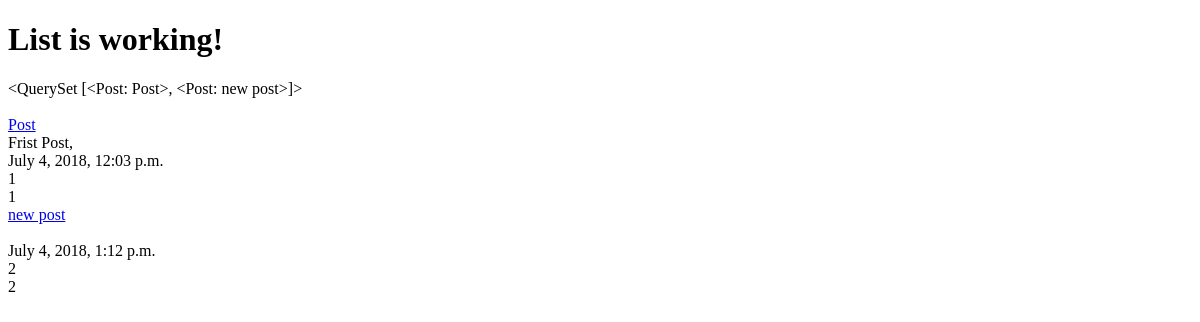
/posts/, run on an earlier commit of the app's database.
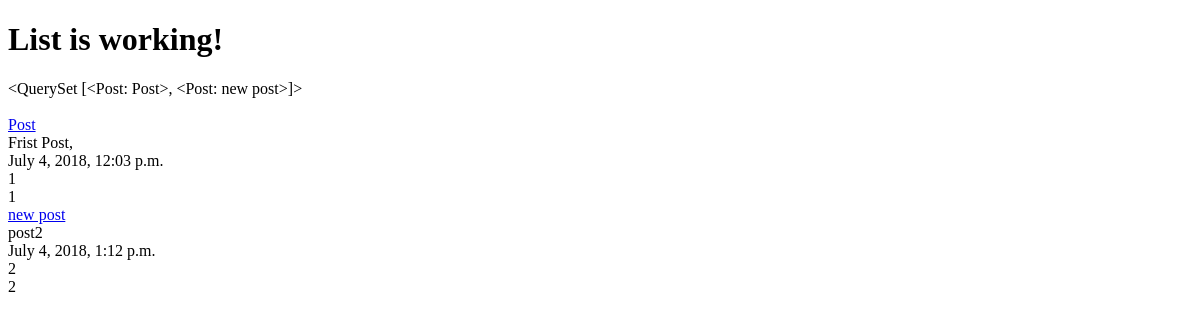
And on a later commit of the database.
### posts/models.py (models this page shows)
class Post(models.Model):
    title = models.CharField(max_length=120)
    content = models.TextField()
    updated = models.DateTimeField(auto_now=True, auto_now_add=False)
    timestamp = models.DateTimeField(auto_now=False, auto_now_add=True)
    def __unicode__(self):
        return self.title
    def get_absolute_url(self):
        return reverse('posts:detail', kwargs={'id': self.id})

### posts/views.py (the view)
def post_list(request):
    queryset = Post.objects.all()
    context = {
        'object_list': queryset,
        'title': "List"
    }
    return render(request, "index.html", context)

### templates/index.html (shortened to what this page needs)
<!DOCTYPE html>
<html lang="en">
<head>
</head>
<body>
<h1>{{ title }} is working!</h1>
{{ object_list }}<br><br>
{% for obj in object_list %}
<a href="{{ obj.get_absolute_url }}">{{ obj.title }}</a><br>
{{ obj.content }}<br>
{{ obj.timestamp }}<br>
{{ obj.id }}<br>
{{ obj.pk }}<br>
{% endfor %}
</body>
</html>

What changed in the data, as far as the page shows it:
changed Post "new post": content (not shown) → "post2"
